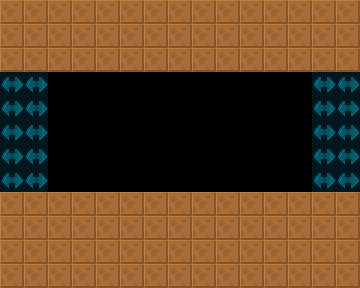

Rendered tile map (Tiled .tmx) drawn with the repository's tilesets; below, a short description and the map source with its tile grids summarised:
An orthogonal 15x12 tile map with 24x24 px tiles, 2 tile layers (col, lnk), 2 tilesets and 1 object (SpecialEquipment).

<map version="1.4" tiledversion="1.4.2" orientation="orthogonal" renderorder="right-down" width="15" height="12" tilewidth="24" tileheight="24" infinite="0" nextlayerid="4" nextobjectid="8">
 <tileset firstgid="6" source="../../lnk.tsx" />
 <tileset firstgid="1" source="../../col.tsx" />
 <layer id="1" name="col" width="15" height="12">
  <data>[180 cells, 105 non-empty, 1 distinct tile ids]</data>
 </layer>
 <layer id="2" name="lnk" width="15" height="12" opacity="0.5">
  <data>[180 cells, 20 non-empty, 1 distinct tile ids]</data>
 </layer>
 <objectgroup id="3" name="markers" opacity="0.5">
  <object id="1" name="SpecialEquipment" type="SpecialEquipment" x="72" y="72" width="216" height="120">
   <properties>
    <property name="yr" value="0" />
    <property name="xr" value="0" />
   </properties>
  </object>
 </objectgroup>
</map>
